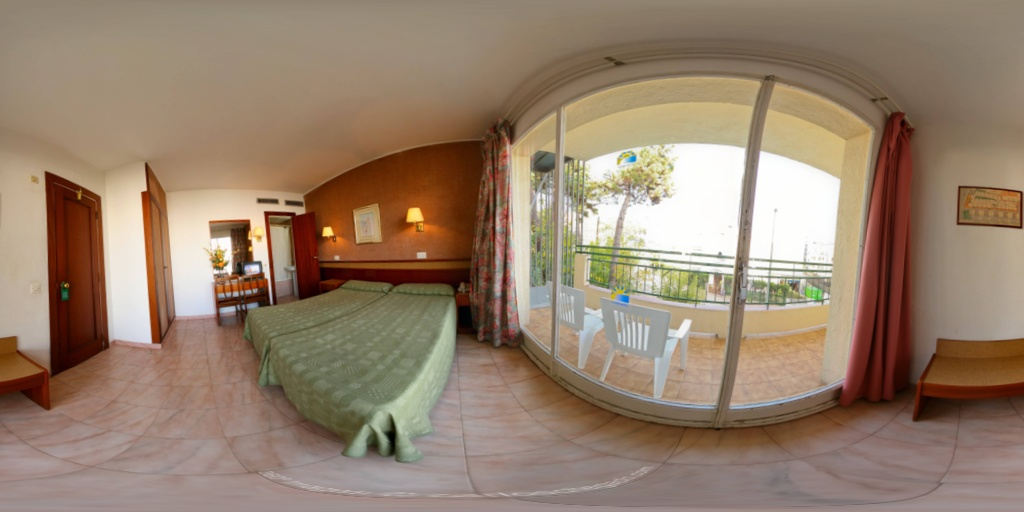
#> input picture test_img/1_y20p5r0.jpg, 1024 x 512 px
$ python -i VPdetection.py   (imports and definitions only)
#> lines starting #> are read from the running program, lines starting #| are printed output that depends on the picture; after the words box and inside, x2 and y2 are one past the last pixel; in counts of white or black regions, pixels touching at a corner belong together
import cv2
import numpy as np
import sys
import random
import numba as nb
from numba import prange

def VPdetection(img, XYZ_VOTE_DIFF = 0.008, NORM_DIFF=0.05, XYZ_VOTE_Q1 = 10, XYZ_VOTE_Q2 = 150):
    ##PREPROCESSING
#> called with XYZ_VOTE_DIFF = 0.008, NORM_DIFF = 0.05, XYZ_VOTE_Q1 = 10, XYZ_VOTE_Q2 = 150
    if(img.shape[2] == 3):
        img = cv2.cvtColor(img, cv2.COLOR_RGB2GRAY)
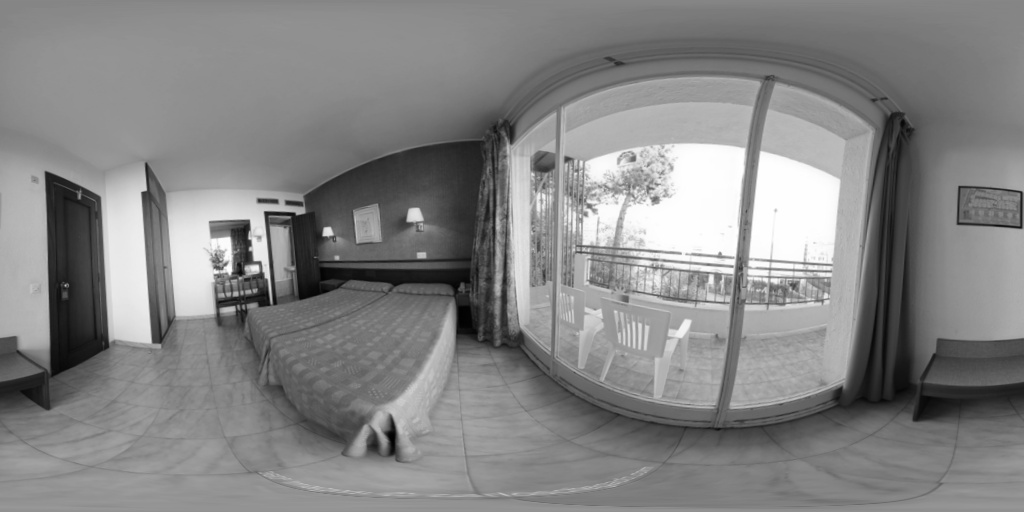
#> img: shape (512, 1024); min 1, max 255, mean 132.4

    imgH = img.shape[0]
#> imgH = 512
    imgW = img.shape[1]
#> imgW = 1024
    high_thresh, thresh_im = cv2.threshold(img, 0, 255, cv2.THRESH_BINARY + cv2.THRESH_OTSU)
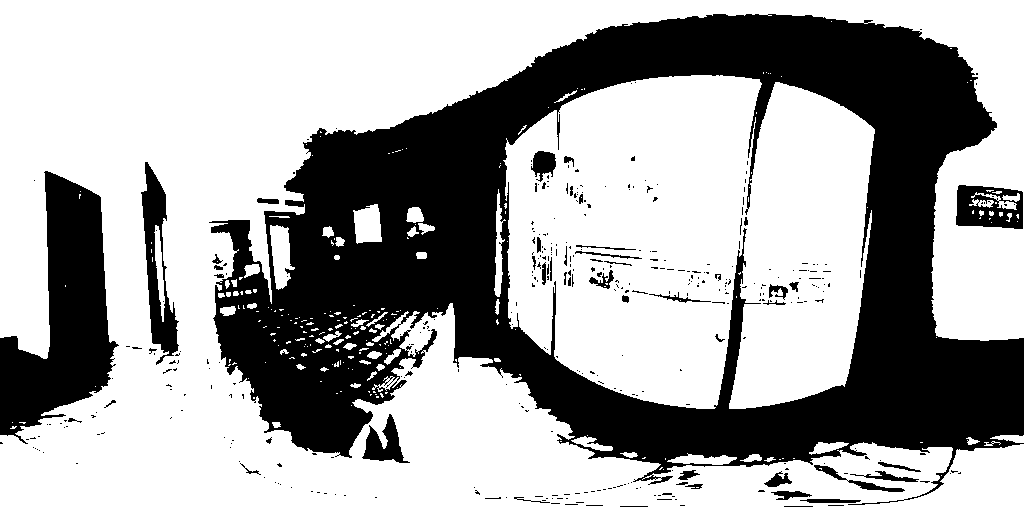
#> thresh_im: shape (512, 1024); 65.1% white; 379 black regions (327 under 20 px), largest, box (x1, y1, x2, y2) and area: (209, 14, 1024, 505) 154908, (0, 171, 119, 444) 16507, (141, 162, 179, 365) 3136
#> high_thresh = 121
    lowThresh = 0.5*high_thresh
#> lowThresh = 60.5
    binary=cv2.Canny(img, lowThresh, high_thresh)
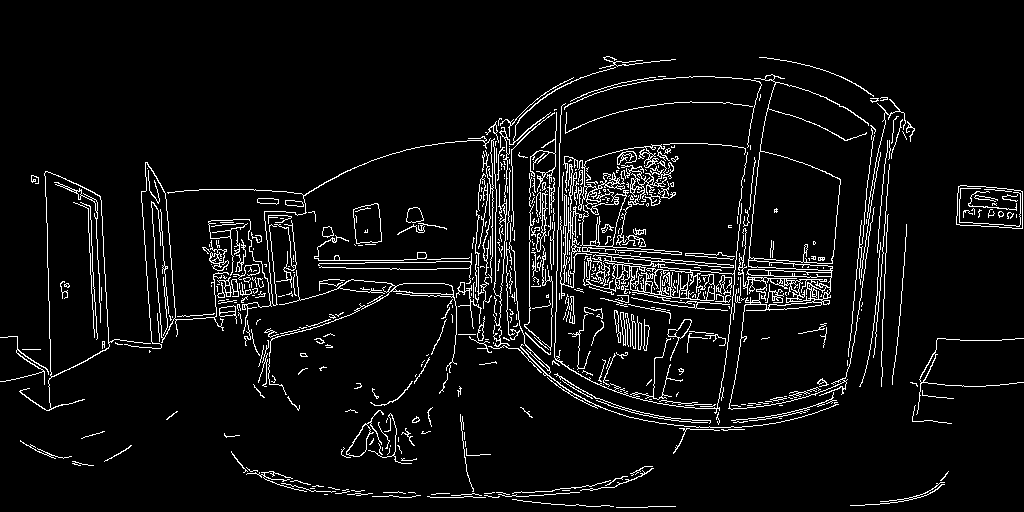
#> binary: shape (512, 1024); 5.8% white in thin lines or dots, all inside (x1, y1, x2, y2) = (0, 56, 1024, 508)
    edgeset, hierarchy = cv2.findContours(binary,cv2.RETR_TREE,cv2.CHAIN_APPROX_NONE)  #CHAIN_APPROX_TC89_KCOS
#> edgeset = 799 contours, 653 with area under 20; largest, box (x1, y1, x2, y2) and area: (728, 74, 875, 410) 10386, (19, 171, 151, 411) 10296, (44, 171, 110, 377) 10216, (749, 151, 841, 264) 8181, (554, 103, 742, 414) 3466
    min_length_segment = imgH/20
#> min_length_segment = 25.6
    min_length_segment_vp = imgH/6
#> min_length_segment_vp = 85.33

    ##FIND VP
    vpLines_normal, vpLines_LinePoints = edgeVote(edgeset, min_length_segment_vp, min_length_segment, imgH, imgW, XYZ_VOTE_DIFF, XYZ_VOTE_Q1, XYZ_VOTE_Q2)
#> vpLines_normal = 130 items, first 6: [0.118, 0.993, 0.0253], [-0.929, -0.369, -0.0305], [0.363, -0.927, -0.0926], [-0.617, 0.781, 0.097], [-0.251, 0.963, 0.0975], [0.343, -0.935, -0.089]; vpLines_LinePoints = 130 values, max 619 at index 17, min 86 at index 122, mean 190.6
    vp, best_vp_score = findVP(vpLines_normal, vpLines_LinePoints, NORM_DIFF)


    return vp, best_vp_score


##(3,) ==> scalar
def norm(v):
    s = v[0]**2+v[1]**2+v[2]**2
    return np.sqrt(s)

##(3,) cross (3,) ==> (3,)
# [5 lines left out: function cross, not called in this run]

@nb.njit(fastmath=True)
def edgeVote(edgeset, min_length_segment_vp, min_length_segment, imgH, imgW, threshold1 , iter1, iter2):
    # threshold1 = 0.008, iter1 = 3, iter2 = 30

    vpLines_normal = []
    vpLines_LinePointsSum = []
    num_edges = len(edgeset)

    for i in range(num_edges):
        if(edgeset[i].shape[0] > min_length_segment_vp):
            theta = -(edgeset[i][:, 0, 1]-imgH/2)*np.pi/imgH
            phi = (edgeset[i][:,0, 0]-imgW/2)*2*np.pi/imgW

            xyz = np.zeros((edgeset[i].shape[0], 3))
            xyz[:, 0] = np.sin(phi) * np.cos(theta)
            xyz[:, 1] = np.cos(theta) * np.cos(phi)
            xyz[:, 2] = np.sin(theta)

            N=xyz.shape[0]

            for _ in range(iter1):
                if(xyz.shape[0] > N * 0.1):
                    best_inliers_num = 0
                    id = np.random.randint(0, xyz.shape[0]-1, iter2*2)

                    for k in range(0, 2*iter2, 2):
                        id0 = id[k]
                        id1 = id[k+1]

                        if(id0==id1):
                            continue

                        n = np.cross(xyz[id0, :], xyz[id1, :])
                        n = n / np.linalg.norm(n)

                        inliers = np.abs(n @ xyz.T) < threshold1
                        inliers_num = np.count_nonzero(inliers)

                        if inliers_num > best_inliers_num:
                            best_inliers_num = inliers_num
                            bestInliers = inliers


                    if(best_inliers_num > 0):
                        bestOutliers = np.invert(bestInliers)

                        if(best_inliers_num > min_length_segment_vp):
                            u,s,vh = np.linalg.svd(xyz[bestInliers,:])
                            vpLines_normal.append(vh.T[:, 2])  ## (3,)
                            vpLines_LinePointsSum.append(best_inliers_num)

                        xyz = xyz[bestOutliers, :]

                        if xyz.shape[0] < min_length_segment:
                            break
                else:
                    break

    return vpLines_normal, vpLines_LinePointsSum


def findVP(vpLines_normal, vpLines_LinePointsSum, NORMDIFF = 0.05):
    ##(3,) ==> scalar
#> called with NORMDIFF = 0.05
    def norm(v):
        s = v[0]**2+v[1]**2+v[2]**2
        return np.sqrt(s)


    ##(3,) cross (3,) ==> (3,)
    def cross(a, b):
        c = np.array([a[1]*b[2] - a[2]*b[1],
            a[2]*b[0] - a[0]*b[2],
            a[0]*b[1] - a[1]*b[0]])
        return c

    ## vpLines: (N,3)
    iterations = 1000
    sum_OldPoints = 0

    if(len(vpLines_normal) < 3):
        vp = np.identity(3)
        return vp

    normals = np.array(vpLines_normal).T
    pointsSum = np.array(vpLines_LinePointsSum)
#> pointsSum has the same summary as vpLines_LinePoints in VPdetection
    for k in range(iterations):

        id = random.sample(range(0, normals.shape[1]), 3)
        n1 = normals[:,id[0]]
        n2 = normals[:,id[1]]
        n3 = normals[:,id[2]]
        v1 = cross(n1,n2)
        v2 = cross(v1,n3)
        v3 = cross(v1,v2)
        v1 = (v1/norm(v1)).reshape(1,3)
        v2 = (v2/norm(v2)).reshape(1,3)
        v3 = (v3/norm(v3)).reshape(1,3)

        v = np.concatenate((v1, v2, v3), axis=0)
        angle = np.abs(v@normals)  #(3,N)
        vpmin = np.min(angle, axis = 0) #(N,)

        sum_NewPoints = np.sum(pointsSum[vpmin < NORMDIFF])

        if sum_NewPoints > sum_OldPoints:
            sum_OldPoints = sum_NewPoints
            bestVPs = v
#> this loop made 1000 passes
#> (n1, n2, n3, v1, v2, v3) on passes 1, 3: ([0.0155, -0.0797, 0.997], [-0.828, -0.351, 0.438], [0.877, 0.413, -0.243], [[0.353, -0.932, -0.08]], [[0.26, 0.0156, 0.965]], [[-0.899, -0.361, 0.248]]), ([-0.566, -0.299, 0.769], [-0.0686, 0.0536, -0.996], [-1, 0.0075, -0.0165], [[0.383, -0.921, -0.0759]], [[0.0171, 0.0892, -0.996]], [[0.924, 0.38, 0.05]])
#> (n1, n2, n3, v1, v2, v3) on passes 2, 4, 5: ([-0.935, 0.355, -0.00365], [-0.0175, 0.0748, -0.997], [0.181, 0.0751, 0.981], [[-0.354, -0.933, -0.0637]], [[-0.928, 0.342, 0.145]], [[-0.113, 0.11, -0.987]]), ([0.997, 0.0697, 0.0218], [0.814, 0.456, -0.359], [0.97, -0.244, -0.0142], [[-0.0637, 0.685, 0.725]], [[0.172, 0.723, -0.669]], [[-0.983, 0.0823, -0.164]]), ([-0.263, 0.963, 0.0529], [0.97, -0.244, -0.0142], [-0.356, -0.0659, -0.932], [[-0.000845, 0.0546, -0.999]], [[-0.312, 0.949, 0.0521]], [[0.95, 0.311, 0.0162]])


    best_vp_score = sum_OldPoints
    ids = np.argmax(np.abs(bestVPs),axis = 0)
    vp = bestVPs[ids, :]


    #axis selection
    vx = vp[0,:].reshape(1,3)
    vy = vp[1,:].reshape(1,3)
    vz = vp[2,:].reshape(1,3)
    vp_x = np.concatenate((vx,-vx), axis=0)
    vp_y = np.concatenate((vy,-vy), axis=0)
    vp_z = np.concatenate((vz,-vz), axis=0)

    idx = np.where(vp_x[:,0]>0)[0]
    idy = np.where(vp_y[:,1]>0)[0]
    idz = np.where(vp_z[:,2]>0)[0]

    vp = np.concatenate((vp_x[idx,:],vp_y[idy,:],vp_z[idz,:]), axis=0)

    return vp, best_vp_score


# [103 lines left out: functions rotatePanorama, rotateUtil, warpImageFast, not called in this run]

>>> import cv2
>>> picture = cv2.cvtColor(cv2.imread('test_img/1_y20p5r0.jpg'), cv2.COLOR_BGR2RGB)
>>> result = VPdetection(picture)

$ run again, on test_img/3_y20p5r20.jpg
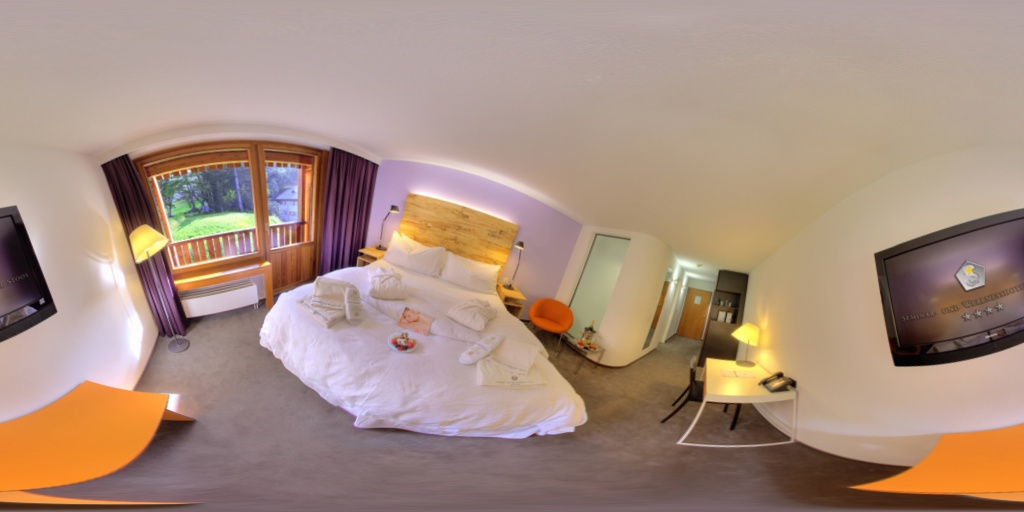
#> input picture test_img/3_y20p5r20.jpg, 1024 x 512 px
#> in VPdetection, `high_thresh, thresh_im = cv2.threshold(img, 0, 255, cv2.THRESH_BINARY ..`:
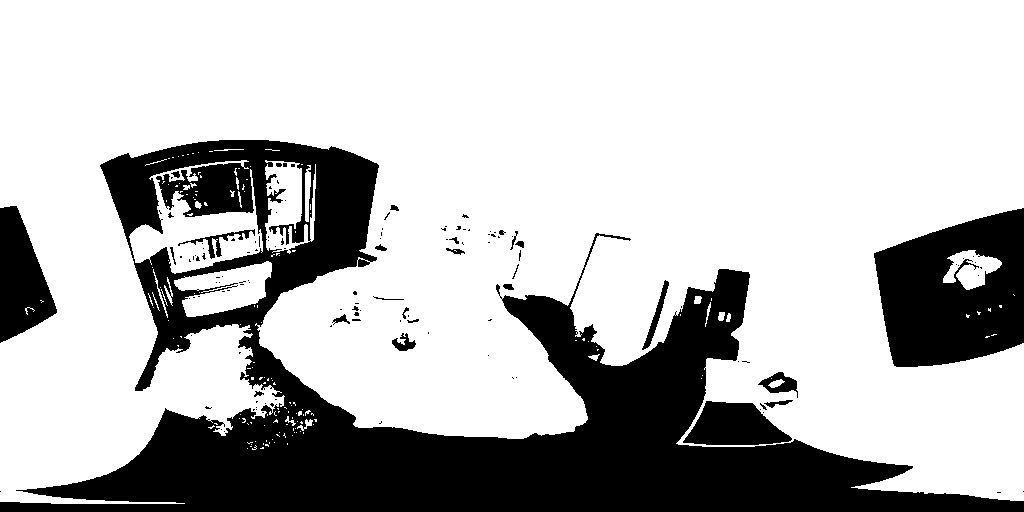
#> thresh_im: shape (512, 1024); 73.2% white; 132 black regions (106 under 20 px), largest, box (x1, y1, x2, y2) and area: (0, 140, 1024, 512) 112353, (874, 208, 1024, 367) 17401, (0, 206, 57, 343) 4893
#> high_thresh = 130
#> lowThresh = 65
#> in VPdetection, `binary=cv2.Canny(img, lowThresh, high_thresh)`:
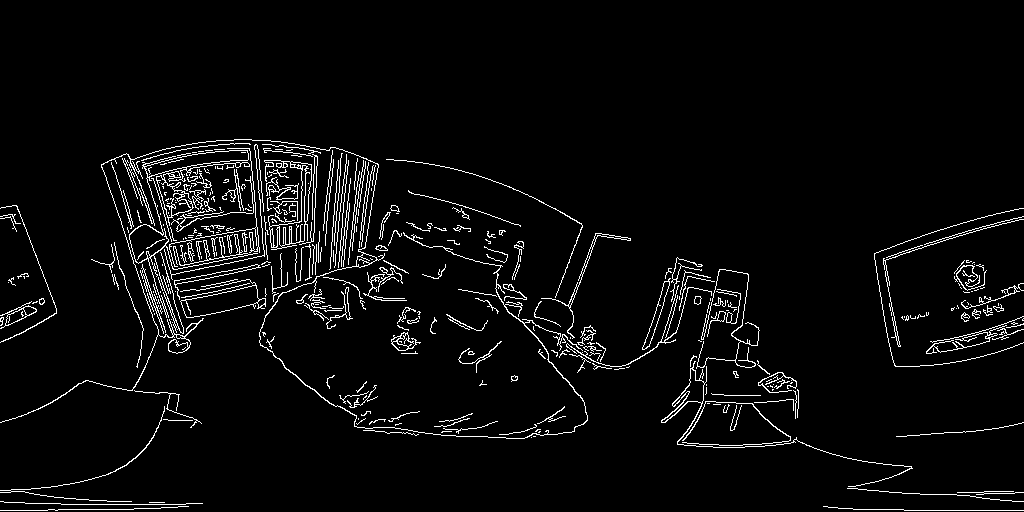
#> binary: shape (512, 1024); 4.1% white in thin lines or dots, all inside (x1, y1, x2, y2) = (0, 139, 1024, 511)
#> edgeset = 515 contours, 425 with area under 20; largest, box (x1, y1, x2, y2) and area: (129, 150, 258, 334) 1463, (180, 279, 266, 318) 1421, (180, 285, 260, 318) 1361, (264, 160, 312, 250) 1282, (144, 150, 249, 178) 1086
#> vpLines_normal = 103 items, first 6: [0.000496, 1, -0.0113], [0.0977, -0.995, 0.0133], [0.679, 0.732, -0.0483], [0.205, -0.971, 0.122], [0.212, -0.972, 0.102], [-0.483, 0.742, 0.466]; vpLines_LinePoints = 103 values, max 422 at index 8, min 86 at index 33, mean 172.4
#> pointsSum has the same summary as vpLines_LinePoints in VPdetection
#> the loop in findVP, `for k in range(iterations): ` made 1000 passes
#> (n1, n2, n3, v1, v2, v3) on passes 1, 5: ([0.461, -0.85, -0.256], [0.449, -0.761, 0.47], [-0.0733, 0.993, 0.0892], [[-0.873, -0.486, 0.0456]], [[-0.0975, 0.0819, -0.992]], [[0.479, -0.87, -0.119]]), ([0.0199, -0.201, 0.979], [0.131, 0.214, -0.968], [-0.421, 0.369, -0.828], [[-0.0979, 0.974, 0.202]], [[-0.907, -0.171, 0.385]], [[0.41, -0.146, 0.9]])

$ run again, on test_img/6_y10p30r10.jpg
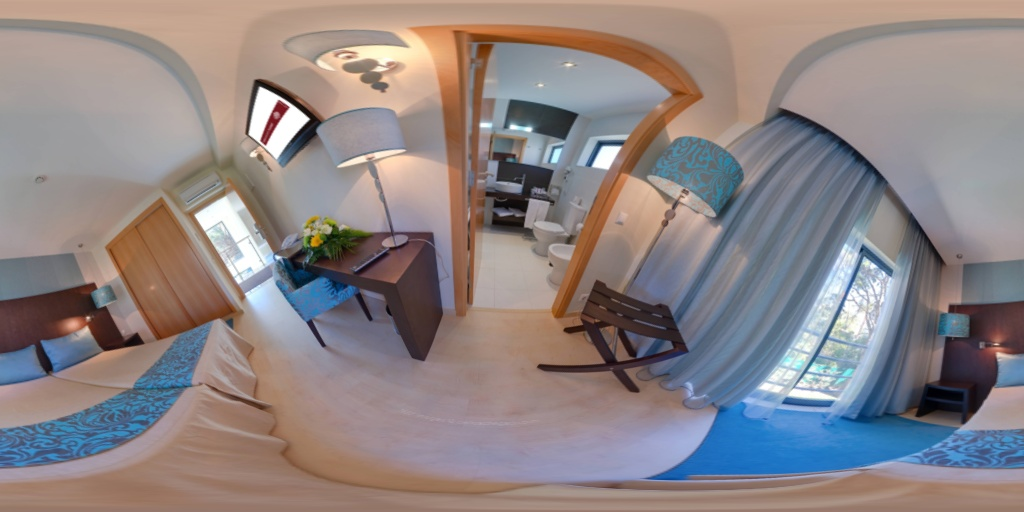
#> input picture test_img/6_y10p30r10.jpg, 1024 x 512 px
#> in VPdetection, `high_thresh, thresh_im = cv2.threshold(img, 0, 255, cv2.THRESH_BINARY ..`:
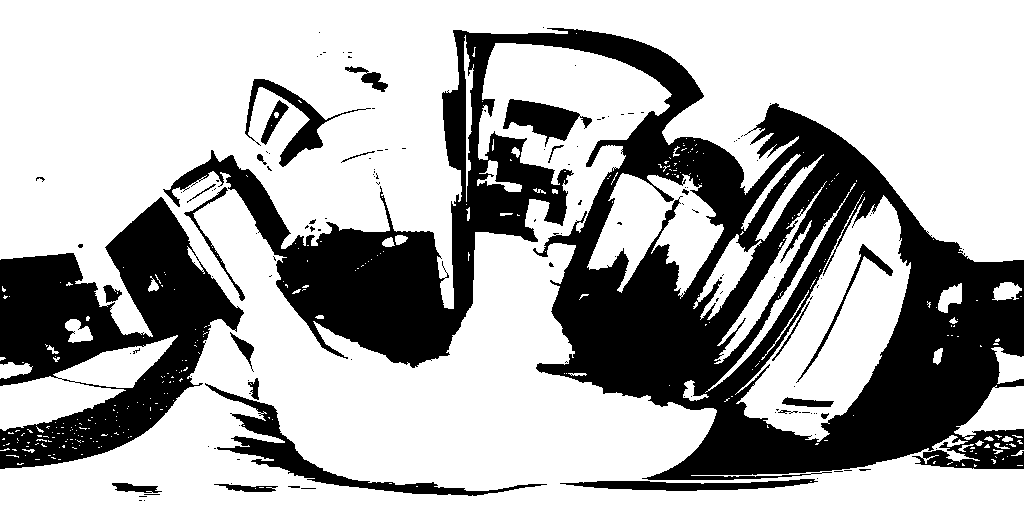
#> thresh_im: shape (512, 1024); 67.9% white; 133 black regions (106 under 20 px), largest, box (x1, y1, x2, y2) and area: (163, 28, 1024, 480) 122813, (0, 197, 244, 469) 30991, (205, 383, 547, 496) 4493
#> high_thresh = 123
#> lowThresh = 61.5
#> in VPdetection, `binary=cv2.Canny(img, lowThresh, high_thresh)`:
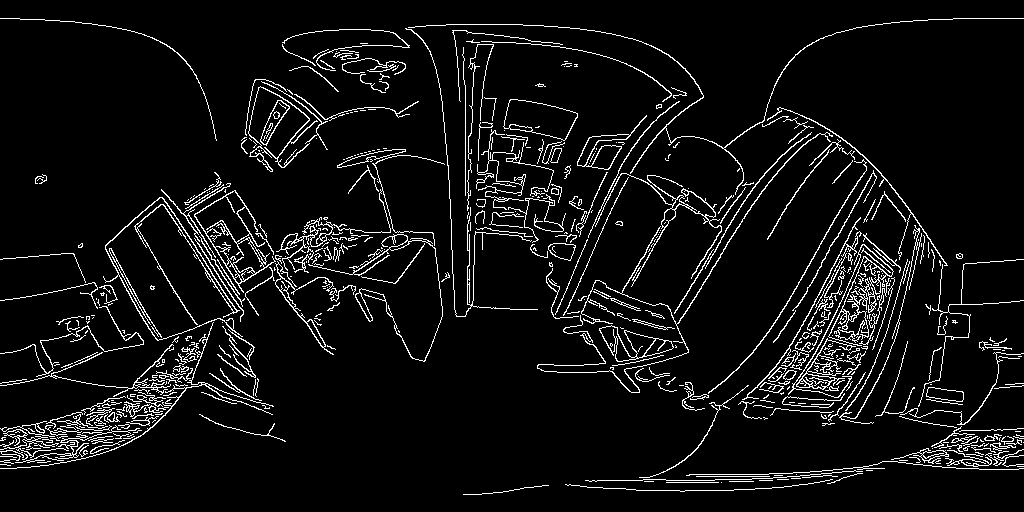
#> binary: shape (512, 1024); 6.4% white in thin lines or dots
#> edgeset = 727 contours, 583 with area under 20; largest, box (x1, y1, x2, y2) and area: (194, 190, 276, 293) 3250, (194, 190, 265, 274) 2500, (503, 99, 578, 141) 1976, (503, 99, 578, 141) 1867, (788, 244, 894, 398) 1370
#> vpLines_normal = 130 items, first 6: [-0.706, 0.702, 0.0947], [0.878, 0.442, 0.182], [0.871, 0.473, 0.131], [0.953, 0.211, 0.217], [0.928, 0.317, 0.194], [-0.53, -0.826, -0.194]; vpLines_LinePoints = 130 values, max 623 at index 126, min 86 at index 46, mean 179.2
#> pointsSum has the same summary as vpLines_LinePoints in VPdetection
#> the loop in findVP, `for k in range(iterations): ` made 1000 passes
#> (n1, n2, n3, v1, v2, v3) on passes 1 to 2: ([-0.432, 0.0763, -0.899], [0.667, 0.64, 0.381], [-0.954, 0.139, -0.265], [[0.743, -0.535, -0.402]], [[0.269, 0.789, -0.553]], [[0.613, 0.303, 0.73]]), ([0.405, 0.802, 0.439], [-0.0928, 0.129, -0.987], [-0.986, -0.143, 0.0889], [[-0.912, 0.386, 0.136]], [[0.104, -0.103, 0.989]], [[0.396, 0.917, 0.0537]])
